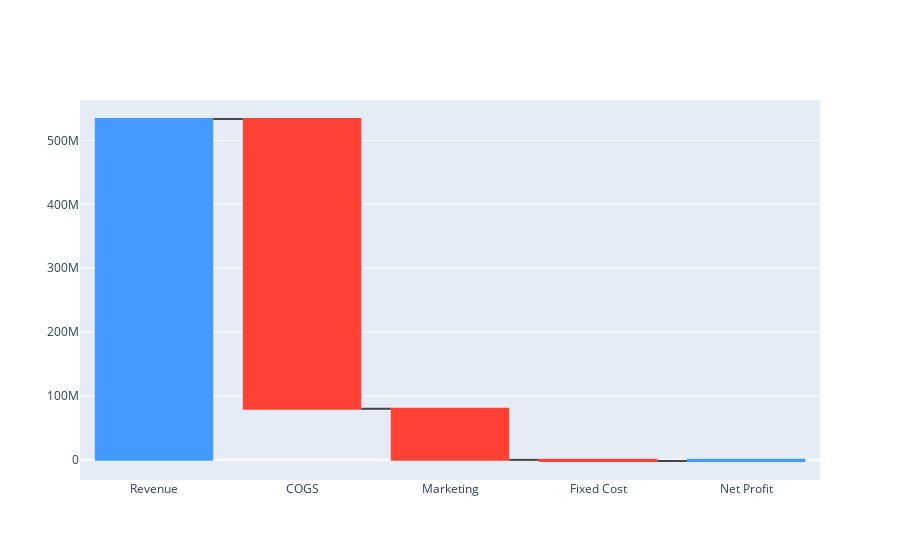

Notebook source saved alongside this figure:
### Markdown cell above
## P&L Waterfall Chart

### Code cell
import plotly.graph_objects as go

fig = go.Figure(go.Waterfall(
    name="P&L",
    orientation="v",
    measure=["absolute","relative","relative","relative","total"],
    x=["Revenue","COGS","Marketing","Fixed Cost","Net Profit"],
    y=[
        monthly_pnl['Sales'].sum(),
        -monthly_pnl['COGS'].sum(),
        -monthly_pnl['Marketing Cost'].sum(),
        -monthly_pnl['Fixed Cost'].sum(),
        monthly_pnl['Net Profit'].sum()
    ],
))

fig.show()

### Figure 1 — Plotly figure (JSON) as saved in the notebook; plotly's stock layout.template omitted (floating-point values rounded to 4 significant figures)
{"data": [{"measure": ["absolute", "relative", "relative", "relative", "total"], "name": "P&L", "orientation": "v", "type": "waterfall", "x": ["Revenue", "COGS", "Marketing", "Fixed Cost", "Net Profit"], "y": [533700000.0, -454000000.0, -80050000.0, -1800000, -2141000.0]}], "layout": {}}
